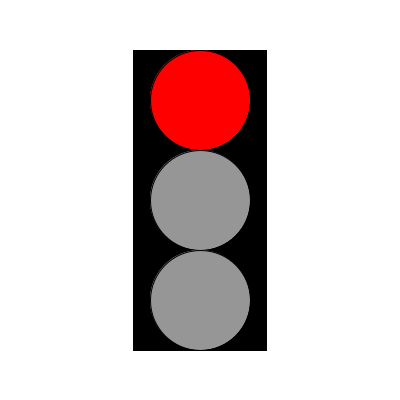
Frame 1 (no input)
Frame 60 (the mouse pressed at the canvas centre just before this capture): identical to frame 1, image omitted
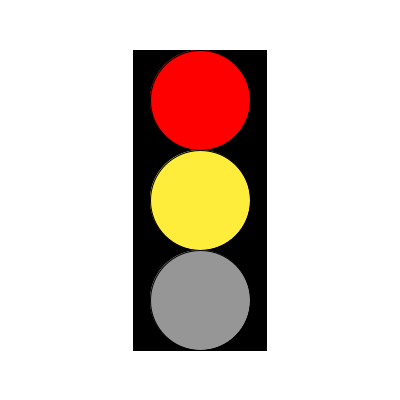
Frame 120 (the mouse held since frame 60 and released just before this capture)

The Processing sketch that drew these frames (run headless with seeded random() and noise(); from frame 60 on, the mouse is pressed at the canvas centre):

// Processing sketch: Task_6
// ── Task_6.pde
int redOn= color(255, 0, 0);
int yellowOn= color(255, 236, 59);
int greenOn= color(0, 255, 0);
int lightOff= color(150);

void setup() {
  size(400, 400);
  background(255);
  fill(0);
  rectMode(CENTER);
  ellipseMode(CENTER);
  rect(width/2, height/2, width/3, height-height/4);
  fill(150);
  ellipse(width/2, height/4, width/4, height/4);
  ellipse(width/2, height/2, width/4, height/4);
  ellipse(width/2, height-height/4, width/4, height/4);
}

void draw() {
  switch(frameCount%400) {
  case 1:
    fill(redOn);
    ellipse(width/2, height/4, width/4, height/4);
    fill(lightOff);
    ellipse(width/2, height/2, width/4, height/4);
    ellipse(width/2, height-height/4, width/4, height/4);
    break;
  case 100:
    fill(redOn);
    ellipse(width/2, height/4, width/4, height/4);
    fill(yellowOn);
    ellipse(width/2, height/2, width/4, height/4);
    fill(lightOff);
    ellipse(width/2, height-height/4, width/4, height/4);
    break;
  case 200:
    fill(lightOff);
    ellipse(width/2, height/4, width/4, height/4);
    ellipse(width/2, height/2, width/4, height/4);
    fill(greenOn);
    ellipse(width/2, height-height/4, width/4, height/4);
    break;
  case 300:
    fill(lightOff);
    ellipse(width/2, height/4, width/4, height/4);
    fill(yellowOn);
    ellipse(width/2, height/2, width/4, height/4);
    fill(lightOff);
    ellipse(width/2, height-height/4, width/4, height/4);
    break;
  }
}
